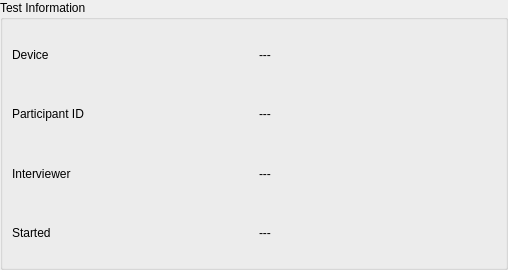
<?xml version="1.0" encoding="UTF-8"?>
<ui version="4.0">
 <class>TestInfoWidget</class>
 <widget class="QWidget" name="TestInfoWidget">
  <property name="geometry">
   <rect>
    <x>0</x>
    <y>0</y>
    <width>508</width>
    <height>270</height>
   </rect>
  </property>
  <property name="sizePolicy">
   <sizepolicy hsizetype="Preferred" vsizetype="Preferred">
    <horstretch>0</horstretch>
    <verstretch>0</verstretch>
   </sizepolicy>
  </property>
  <property name="windowTitle">
   <string>Form</string>
  </property>
  <layout class="QVBoxLayout" name="verticalLayout">
   <property name="spacing">
    <number>0</number>
   </property>
   <property name="leftMargin">
    <number>0</number>
   </property>
   <property name="topMargin">
    <number>0</number>
   </property>
   <property name="rightMargin">
    <number>0</number>
   </property>
   <property name="bottomMargin">
    <number>0</number>
   </property>
   <item>
    <widget class="QGroupBox" name="groupBox">
     <property name="sizePolicy">
      <sizepolicy hsizetype="Preferred" vsizetype="Preferred">
       <horstretch>0</horstretch>
       <verstretch>0</verstretch>
      </sizepolicy>
     </property>
     <property name="title">
      <string>Test Information</string>
     </property>
     <layout class="QVBoxLayout" name="verticalLayout_2">
      <property name="spacing">
       <number>9</number>
      </property>
      <item>
       <layout class="QHBoxLayout" name="deviceStatus">
        <property name="sizeConstraint">
         <enum>QLayout::SetMinimumSize</enum>
        </property>
        <item>
         <widget class="QLabel" name="deviceStatusLabel">
          <property name="sizePolicy">
           <sizepolicy hsizetype="Preferred" vsizetype="Minimum">
            <horstretch>0</horstretch>
            <verstretch>0</verstretch>
           </sizepolicy>
          </property>
          <property name="text">
           <string>Device</string>
          </property>
          <property name="margin">
           <number>0</number>
          </property>
         </widget>
        </item>
        <item>
         <widget class="QLabel" name="deviceStatusValue">
          <property name="sizePolicy">
           <sizepolicy hsizetype="Preferred" vsizetype="Minimum">
            <horstretch>0</horstretch>
            <verstretch>0</verstretch>
           </sizepolicy>
          </property>
          <property name="text">
           <string>---</string>
          </property>
          <property name="alignment">
           <set>Qt::AlignLeading|Qt::AlignLeft|Qt::AlignVCenter</set>
          </property>
          <property name="margin">
           <number>0</number>
          </property>
         </widget>
        </item>
       </layout>
      </item>
      <item>
       <layout class="QHBoxLayout" name="barcode">
        <property name="sizeConstraint">
         <enum>QLayout::SetMinimumSize</enum>
        </property>
        <property name="leftMargin">
         <number>0</number>
        </property>
        <item>
         <widget class="QLabel" name="barcodeLabel">
          <property name="sizePolicy">
           <sizepolicy hsizetype="Preferred" vsizetype="Minimum">
            <horstretch>0</horstretch>
            <verstretch>0</verstretch>
           </sizepolicy>
          </property>
          <property name="text">
           <string>Participant ID</string>
          </property>
          <property name="margin">
           <number>0</number>
          </property>
         </widget>
        </item>
        <item>
         <widget class="QLabel" name="barcodeValue">
          <property name="sizePolicy">
           <sizepolicy hsizetype="Preferred" vsizetype="Minimum">
            <horstretch>0</horstretch>
            <verstretch>0</verstretch>
           </sizepolicy>
          </property>
          <property name="text">
           <string>---</string>
          </property>
          <property name="alignment">
           <set>Qt::AlignLeading|Qt::AlignLeft|Qt::AlignVCenter</set>
          </property>
          <property name="margin">
           <number>0</number>
          </property>
         </widget>
        </item>
       </layout>
      </item>
      <item>
       <layout class="QHBoxLayout" name="interviewer">
        <property name="sizeConstraint">
         <enum>QLayout::SetMinimumSize</enum>
        </property>
        <item>
         <widget class="QLabel" name="interviewerLabel">
          <property name="sizePolicy">
           <sizepolicy hsizetype="Preferred" vsizetype="Minimum">
            <horstretch>0</horstretch>
            <verstretch>0</verstretch>
           </sizepolicy>
          </property>
          <property name="text">
           <string>Interviewer</string>
          </property>
          <property name="margin">
           <number>0</number>
          </property>
         </widget>
        </item>
        <item>
         <widget class="QLabel" name="interviewerValue">
          <property name="sizePolicy">
           <sizepolicy hsizetype="Preferred" vsizetype="Minimum">
            <horstretch>0</horstretch>
            <verstretch>0</verstretch>
           </sizepolicy>
          </property>
          <property name="text">
           <string>---</string>
          </property>
          <property name="alignment">
           <set>Qt::AlignLeading|Qt::AlignLeft|Qt::AlignVCenter</set>
          </property>
          <property name="margin">
           <number>0</number>
          </property>
         </widget>
        </item>
       </layout>
      </item>
      <item>
       <layout class="QHBoxLayout" name="horizontalLayout">
        <item>
         <widget class="QLabel" name="label_2">
          <property name="text">
           <string>Started</string>
          </property>
         </widget>
        </item>
        <item>
         <widget class="QLabel" name="label">
          <property name="text">
           <string>---</string>
          </property>
         </widget>
        </item>
       </layout>
      </item>
     </layout>
    </widget>
   </item>
  </layout>
 </widget>
 <resources/>
 <connections/>
</ui>
